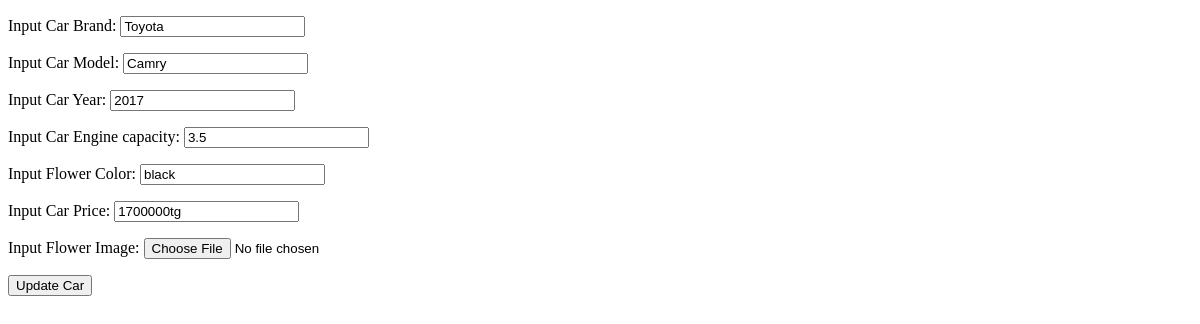
The app's page /up_car/1, older data.
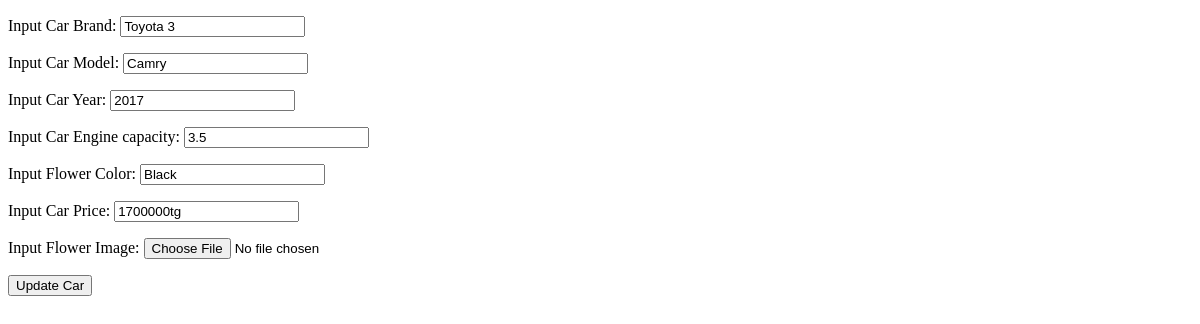
The same page, newer data.
### carshop/models.py (models this page shows)
class Car(models.Model):
    brand = models.CharField(max_length=100)
    model = models.CharField(max_length=100)
    year = models.CharField(max_length=10)
    engine_capacity = models.CharField(max_length=10)
    color = models.CharField(max_length=20)
    price = models.CharField(max_length=20)
    image = models.ImageField(upload_to='cars/', null=True, blank=True)

### carshop/views.py (the view, shortened to what this page needs)
# urls.py: path('up_car/<int:car_id>', carUpdateView, name='car_update_url'),
def carUpdateView(request, car_id):
    if request.method == 'GET':
        car = Car.objects.get(id=car_id)
        context = {
            'cars': car,
        }
        return render(request=request, template_name='car_update_template.html', context=context)

### templates/car_update_template.html (shortened to what this page needs)
<!DOCTYPE html>
<html lang="en">
<head>
</head>
<body>
    <form action="" method="post" enctype="multipart/form-data">
        <p>
            <label for="brand">Input Car Brand:</label>
            <input type="text" id="brand" name="brand" value="{{cars.brand}}" required>
        </p>
        <p>
            <label for="model">Input Car Model:</label>
            <input type="text" id="model" name="model" value="{{cars.model}}" required>
        </p>
        <p>
            <label for="year">Input Car Year:</label>
            <input type="text" id="year" name="year" value="{{cars.year}}" required>
        </p>
        <p>
            <label for="engine_capacity">Input Car Engine capacity:</label>
            <input type="text" id="engine_capacity" name="engine_capacity" value="{{cars.engine_capacity}}" required>
        </p>
        <p>
            <label for="color">Input Flower Color:</label>
            <input type="text" id="color" name="color" value="{{cars.color}}" required>
        </p>
        <p>
            <label for="price">Input Car Price:</label>
            <input type="text" id="price" name="price" value="{{cars.price}}" required>
        </p>
        <p>
            <label for="image">Input Flower Image:</label>
            <input type="file" id="image" name="image" >
        </p>
        <input type="submit" value="Update Car">
    </form>
</body>
</html>

Row changes from the older to the newer data that the page shows:
changed Car "Camry": brand "Toyota" → "Toyota 3"; color "black" → "Black"
